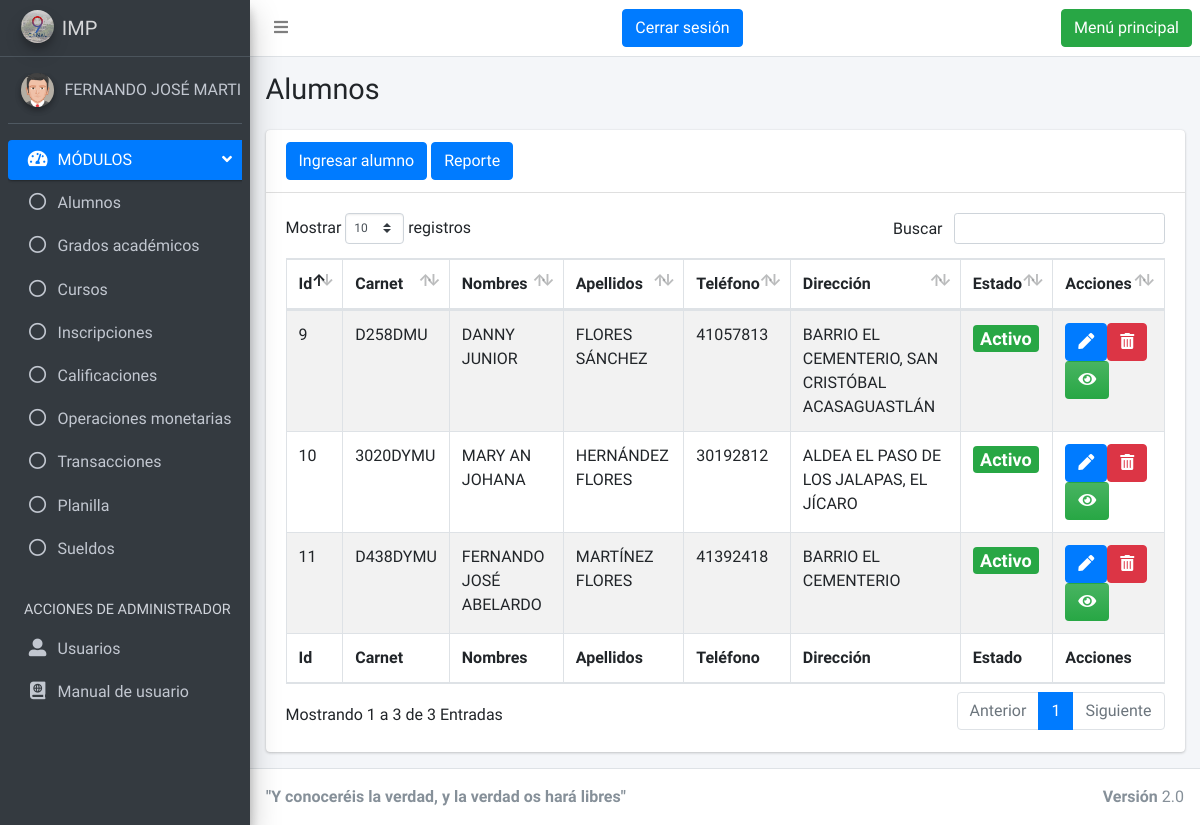
Page /vistas/alumno.php (signed in) on the earlier database version.
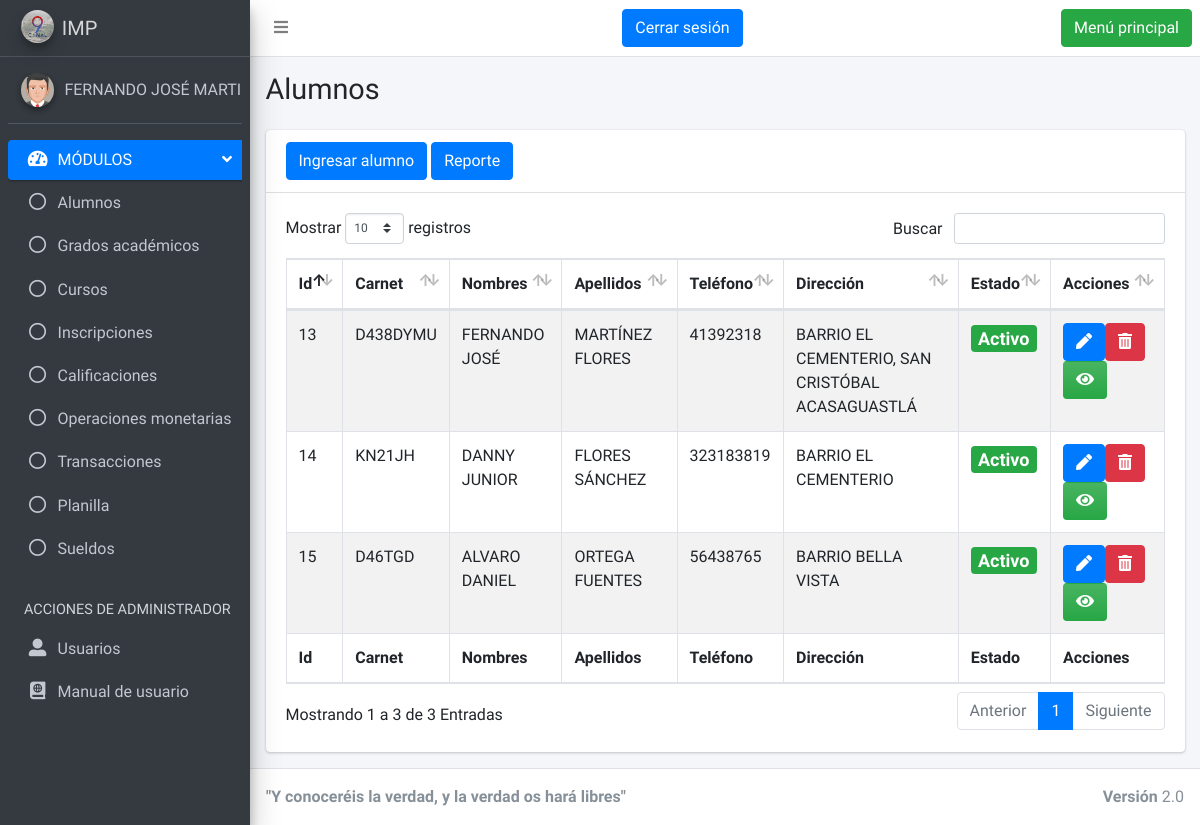
Same page on the later database version.
### tables this page shows
CREATE TABLE `alumnos` (
  `id` int(10) UNSIGNED NOT NULL,
  `carnet` varchar(100) NOT NULL,
  `primerNombre` varchar(100) NOT NULL,
  `segundoNombre` varchar(100) DEFAULT NULL,
  `tercerNombre` varchar(100) DEFAULT NULL,
  `primerApellido` varchar(100) NOT NULL,
  `segundoApellido` varchar(100) DEFAULT NULL,
  `direccion` varchar(200) NOT NULL,
  `telefono` int(11) DEFAULT NULL,
  `usuario` varchar(100) DEFAULT NULL,
  `password` varchar(100) DEFAULT NULL,
  `fotografia` longblob DEFAULT NULL,
  `estado` int(11) NOT NULL DEFAULT 1,
  `fecha_commit` datetime NOT NULL DEFAULT current_timestamp()
);

### clases/Alumno.php (called while the page is built, shortened)
<?php
    class Alumno{
        public $id;
        public $carnet;
        public $primerNombre;
        public $segundoNombre;
        public $tercerNombre;
        public $primerApellido;
        public $segundoApellido;
        public $direccion;
        public $telefono;
        public $estado;
        public function getId(){
            return $this->id;
        }
        public function setId($_id){
            $this->id = $_id;
        }
        public function getCarnet(){
            return $this->carnet;
        }
        public function setCarnet($_carnet){
            $this->carnet = $_carnet;
        }
        public function getPrimerNombre(){
            return $this->primerNombre;
        }
        public function setPrimerNombre($_primerNombre){
            $this->primerNombre = $_primerNombre;
        }
        public function getSegundoNombre(){
            return $this->segundoNombre;
        }
        public function setSegundoNombre($_segundoNombre){
            $this->segundoNombre = $_segundoNombre;
        }
        public function getTercerNombre(){
            return $this->tercerNombre;
        }
        public function setTercerNombre($_tercerNombre){
            $this->tercerNombre = $_tercerNombre;
        }
        public function getPrimerApellido(){
            return $this->primerApellido;
        }
        public function setPrimerApellido($_primerApellido){
            $this->primerApellido = $_primerApellido;
        }
        public function getSegundoApellido(){
            return $this->segundoApellido;
        }
        public function setSegundoApellido($_segundoApellido){
            $this->segundoApellido = $_segundoApellido;
        }
        public function getDireccion(){
            return $this->direccion;
        }
        public function setDireccion($_direccion){
            $this->direccion = $_direccion;
        }
        public function getTelefono(){
            return $this->telefono;
        }
        public function setTelefono($_telefono){
            $this->telefono = $_telefono;
        }
        public function getEstado(){
            return $this->estado;
        }
        public function setEstado($_estado){
            $this->estado = $_estado;
        }
    public function obtenerAlumnos(){
        $conexion = new Conexion();
        $conexion->conectar();
        $resultadoAlumnos = array();
        $sql = "select *from alumnos";
        $ejecutar = mysqli_query($conexion->db, $sql);
        while($fila = mysqli_fetch_array($ejecutar)){
            $alumnoIndex = new Alumno();
                $alumnoIndex->setId($fila['id']);
                $alumnoIndex->setCarnet($fila['carnet']);
                $alumnoIndex->setPrimerNombre($fila['primerNombre']);
                $alumnoIndex->setSegundoNombre($fila['segundoNombre']);
                $alumnoIndex->setTercerNombre($fila['tercerNombre']);
                $alumnoIndex->setPrimerApellido($fila['primerApellido']);
                $alumnoIndex->setSegundoApellido($fila['segundoApellido']);
                $alumnoIndex->setDireccion($fila['direccion']);
                $alumnoIndex->setTelefono($fila['telefono']);
                $alumnoIndex->setUsuario($fila['usuario']);
                $alumnoIndex->setClave($fila['password']);
                $alumnoIndex->setEstado($fila['estado']);
                $alumnoIndex->setFechaCommit($fila['fecha_commit']);
            array_push($resultadoAlumnos,$alumnoIndex);
        }
        return $resultadoAlumnos;
        }
    }
?>

### db/Conexion.php (called while the page is built, shortened)
<?php
 class Conexion{
     public $hostname="localhost";
     public $username="root";
     public $password="";
     public $dbname="db_a6edc2_dbimp";
     public function getHostname(){
         return $this->hostname;
     }
     public function getUserName(){
         return $this->username;
     }
     public function getPassword(){
         return $this->password;
     }
     public function getDbName(){
         return $this->dbname;
     }
     public function conectar(){
        $this->db = mysqli_connect($this->getHostname(),$this->getUserName(), $this->getPassword())
        or die("<html><script language='JavaScript'>alert('¡No es posible conectarse a la base de datos! Vuelve a intentarlo más tarde.'),history.go(-1)</script></html>");
     }
}
?>

### vistas/alumno.php (the view, shortened to what the rows shown need)
<?php
include ("layout/header.php");
?>
<?php
include ("layout/nav.php");
?>
<div class="content-wrapper">
    <section class="content-header">
      <div class="container-fluid">
        <div class="row mb-2">
          <div class="col-sm-6">
            <h1>Alumnos</h1>
          </div>
        </div>
      </div>
    </section>
    <section class="content">
      <div class="container-fluid">
        <div class="row">
          <div class="col-12">
            <div class="card">
              <div class="card-body">
                <table id="example1" class="table table-bordered table-striped">
                  <thead>
                  <tr>
                    <th>Id</th>
                    <th>Carnet</th>
                    <th>Nombres</th>
                    <th>Apellidos</th>
                    <th>Teléfono</th>
                    <th>Dirección</th>
                    <th>Estado</th>
                    <th>Acciones</th>
                  </tr>
                  </thead>
                  <tbody>
                <?php
                $alumno = new Alumno();
                $alumnoArray = $alumno->obtenerAlumnos();
                for($i=0; $i<sizeof($alumnoArray);$i++){
                  echo "<tr>";
                  $id = $alumnoArray[$i]->getId();
                  $carnet = $alumnoArray[$i]->getCarnet();
                  $nombres = $alumnoArray[$i]->getPrimerNombre() . " " . $alumnoArray[$i]->getSegundoNombre() . " ". $alumnoArray[$i]->getTercerNombre();
                  $apellidos = $alumnoArray[$i]->getPrimerApellido() . " " . $alumnoArray[$i]->getSegundoApellido();
                  $telefono = $alumnoArray[$i]->getTelefono();
                  $direccion = $alumnoArray[$i]->getDireccion();
                  $estado = $alumnoArray[$i]->getEstado();
                  echo "
                    <td>$id</td>
                    <td>$carnet</td>
                    <td>$nombres</td>
                    <td>$apellidos</td>
                    <td>$telefono</td>
                    <td>$direccion</td>
                    ";
                  if($estado==1){
                    echo "<td><h4><span class='badge bg-success'>Activo</span></h4></td>";
                  }else{
                    echo "<td><h4><span class='badge bg-danger'>Inactivo</span></h4></td>";
                  }
                    echo "<td><a type='submit' href='alumno_editar.php?id=$id' class='btn btn-primary'>
                    <i class='fas fa-pen'></i>
                    </a>";
                    if($estado==1){
                    echo"<a type='submit' class='btn btn-danger' id='btnEliminarAlumno' href='../crud/eliminarAlumno.php?id=$id'>
                    <i class='fas fa-trash-alt'></i>
                    </a>";
                    }else{
                      echo"<a type='submit' class='btn btn-warning' id='btnReactivarAlumno' href='../crud/reactivarAlumno.php?id=$id'>
                    <i class='fa fa-arrow-left'></i>
                    </a>";
                    }
                    echo"<a type='submit' href='alumno_vista.php?id=$id'class='btn bg-gradient-success'>
                    <i class='fas fa-eye'></i>
                    </a></td>";
                  echo "</tr>";
                }
                  ?>
                  </tbody>
                  <tfoot>
                  <tr>
                  <th>Id</th>
                  <th>Carnet</th>
                  <th>Nombres</th>
                  <th>Apellidos</th>
                  <th>Teléfono</th>
                  <th>Dirección</th>
                  <th>Estado</th>
                  <th>Acciones</th>
                  </tr>
                  </tfoot>
                </table>
              </div>
            </div>
          </div>
        </div>
      </div>
    </section>
  </div>
<?php
include ("layout/footer.php");
?>

Differences in the rows shown:
removed alumnos: id "9", carnet "D258DMU", nombres "DANNY JUNIOR", apellidos "FLORES SÁNCHEZ", telefono "41057813", direccion "BARRIO EL CEMENTERIO, SAN CRISTÓBAL ACASAGUASTLÁN", estado "Activo"
removed alumnos: id "10", carnet "3020DYMU", nombres "MARY AN JOHANA", apellidos "HERNÁNDEZ FLORES", telefono "30192812", direccion "ALDEA EL PASO DE LOS JALAPAS, EL JÍCARO", estado "Activo"
removed alumnos: id "11", carnet "D438DYMU", nombres "FERNANDO JOSÉ ABELARDO", apellidos "MARTÍNEZ FLORES", telefono "41392418", direccion "BARRIO EL CEMENTERIO", estado "Activo"
added alumnos: id "13", carnet "D438DYMU", nombres "FERNANDO JOSÉ", apellidos "MARTÍNEZ FLORES", telefono "41392318", direccion "BARRIO EL CEMENTERIO, SAN CRISTÓBAL ACASAGUASTLÁ", estado "Activo"
added alumnos: id "14", carnet "KN21JH", nombres "DANNY JUNIOR", apellidos "FLORES SÁNCHEZ", telefono "323183819", direccion "BARRIO EL CEMENTERIO", estado "Activo"
added alumnos: id "15", carnet "D46TGD", nombres "ALVARO DANIEL", apellidos "ORTEGA FUENTES", telefono "56438765", direccion "BARRIO BELLA VISTA", estado "Activo"
